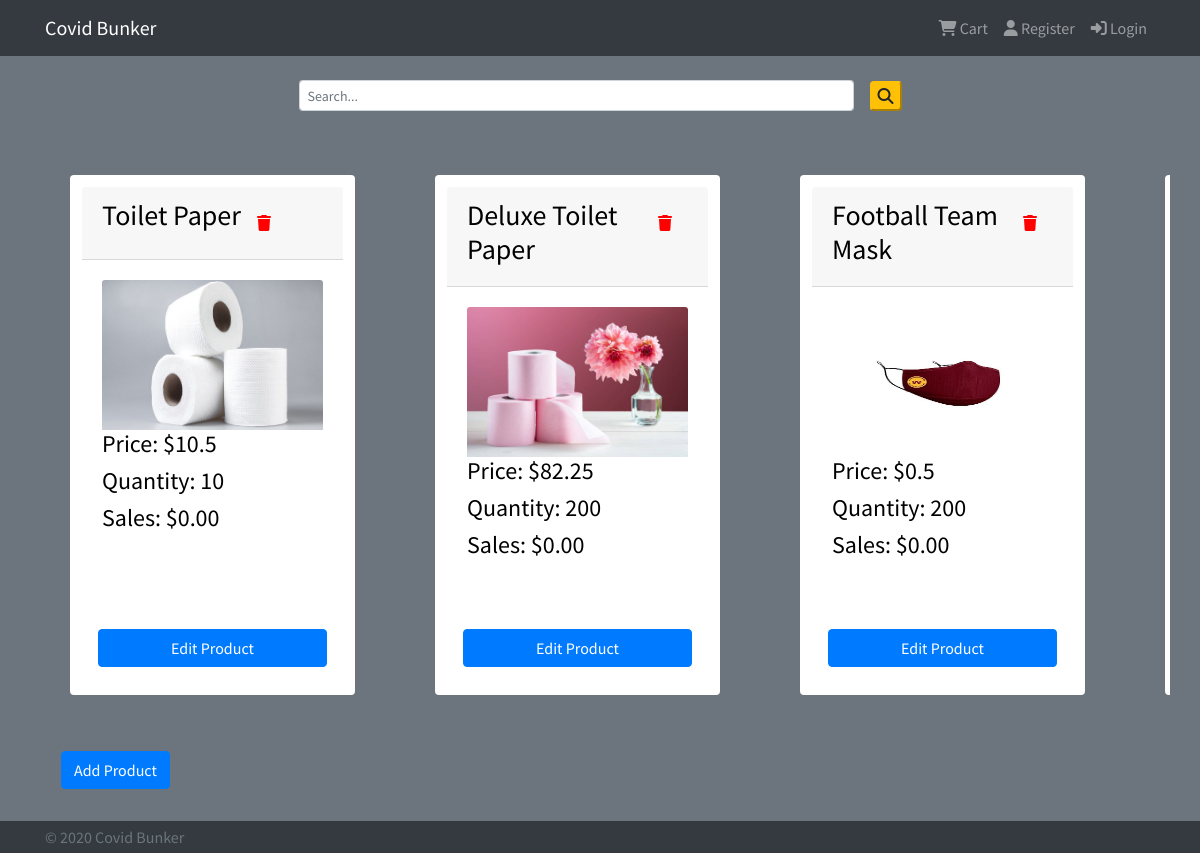
The page /admin/ on the database as committed earlier.
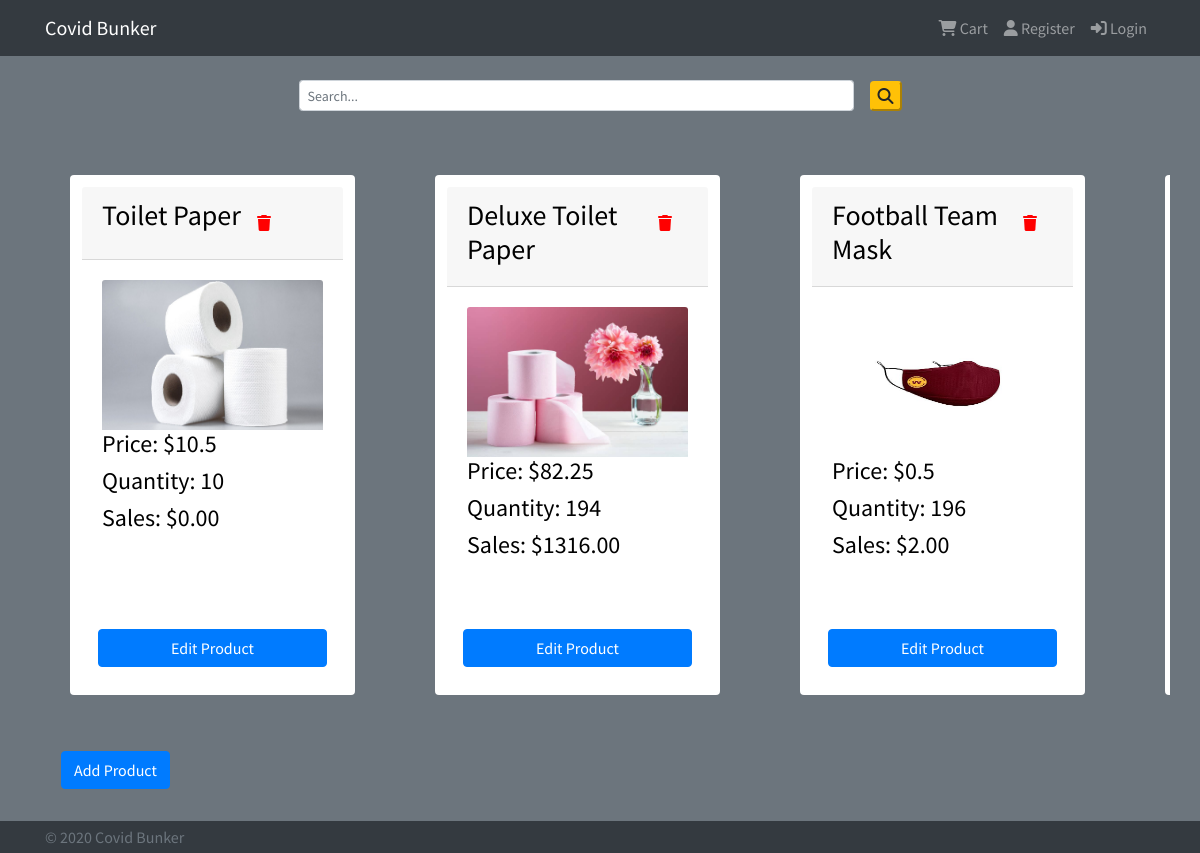
The same page on the database as committed later.
### tables this page shows
CREATE TABLE "Products" (
	"PID"	INTEGER,
	"Name"	TEXT NOT NULL,
	"Description"	TEXT,
	"Price"	REAL NOT NULL,
	"Qty"	INTEGER NOT NULL,
	"ImgURL"	TEXT NOT NULL,
	"Category"	TEXT,
	PRIMARY KEY("PID" AUTOINCREMENT)
);

### server.py (the view)
@app.route("/admin/", methods=['GET'])
def admin():
    conn = get_db()
    c = conn.cursor()
    products = c.execute('''
    SELECT * FROM Products;
    ''').fetchall()
    sales = {}
    urlsEdit = {}
    urlsDelete={}
    products_dict = map_product_query_results(products)
    for product in products_dict:
        sum = 0
        salePerItem = c.execute('''
        SELECT Qty, PricePer FROM ProductsSold WHERE PID=?;
        ''', (product['id'],)).fetchall()
        for singleSale in salePerItem:
            sum += int(singleSale[0])*float(singleSale[1])
        sales[product['id']] = "{:.2f}".format(sum)
        urlsEdit[product['id']] = url_for("admin_edit_product", PID=product['id'])
        urlsDelete[product['id']]= url_for("admin_delete_product", PID=product['id'])
    return render_template("admin.html", urlAddProduct=url_for("admin_add_product"), urlsForEditProduct=urlsEdit, urlsForDeleteProduct=urlsDelete, products=products_dict, sales=sales)

### server.py (called while the page is built)
def get_db():
    db = getattr(g, '_database', None)
    if db is None:
        db = g._database = sqlite3.connect(dbpath)
    return db

@app.teardown_appcontext
def close_connection(exception):
    db = getattr(g, '_database', None)
    if db is not None:
        db.close()

def map_product_query_results(products):
    return [{'id':product[0], 'name':product[1], 'description':product[2], 'price':product[3], 'quantity':product[4], 'img':product[5], 'category':product[6]} for product in products]

### templates/admin.html (shortened to what this page needs)
{% extends "base.html" %}
{% block logged_out %}
    {% if signed_in %}
    {% else %}
        {{ super() }}
    {% endif %}
{% endblock %}
{% block content %}
<div class="container">
    <div class="row hor-scroll">
            {%for product in products%}
            <div class="card col-md-3 card-scroll">
                <div class="card-header card-color card-header-flex">
                <h3>{{product['name']}}</h3>
                <a href="{{urlsForDeleteProduct[product['id']]}}">
                    <i class="fas fa-trash delete-button" ></i>
                </a>
                </div>
                <div class="card-body">
                <img class="card-img-top" src="/static/img/{{product['img']}}" alt="{{product['name']}}" width="12rem" height="150rem">
                <h4 class="card-text card-color"> Price: ${{product['price']}}</h4>
                    <h4 class="card-text card-color">Quantity: {{product['quantity']}} </h4>
                    <h4 class="card-text card-color">Sales: ${{sales[product['id']]}} </h4>
                </div>
                <a class="btn btn-primary admin-button" href="{{urlsForEditProduct[product['id']]}}" role="button">Edit Product</a>
            </div>
            {%endfor%}
    </div>
</div>
<div class="container">
    <a class="btn btn-primary admin-button" href="{{urlAddProduct}}" role="button">Add Product</a>
</div>
{% endblock %}

### templates/base.html (shortened to what this page needs)
<!DOCTYPE html>
<html lang="en">
<head>
    {% block bootstrap %}
    <link rel="stylesheet" href="https://maxcdn.bootstrapcdn.com/bootstrap/4.5.2/css/bootstrap.min.css">
    {% endblock %}
    {% block css %}
    <link rel="stylesheet" href="{{ url_for('static', filename='css/style.css') }}">
    {% endblock %}
</head>
<body class="bg-secondary">
    <header>
        {% block header %}
        <nav class="navbar navbar-expand-lg navbar-dark bg-dark ">
            <div class="container">
                <a class="navbar-brand" href="{{ url_for('home') }}">Covid Bunker</a>
                <div class="collapse navbar-collapse" id="navbarSupportedContent">
                    <ul class="nav navbar-nav navbar-right ml-auto">
                       <li class="nav-item"><a href="/cart/" id="cart-nav" class="nav-link"><i class="fas fa-shopping-cart"></i> Cart</a></li>
                        {% block logged_out %}
                        <li class="nav-item {% block register %}{% endblock %}"><a href="/register/" class="nav-link"><i class="fas fa-user"></i> Register</a></li>
                        <li class="nav-item {% block login %}{% endblock %}"><a href="/login/" class="nav-link"><i class="fas fa-sign-in-alt"></i> Login</a></li>
                        {% endblock %}
                    </ul>
                </div>
            </div>
        </nav>
        {% endblock %}
    </header>
    {% block search %}
    <div class="container pt-4 pb-4">
        <form class="form-inline d-flex justify-content-center md-form form-sm" action="/search/" method="GET">
          <input class="form-control form-control-sm mr-3 w-50" type="text" placeholder="Search..." aria-label="Search" name="s">
          <button type="submit" value="Submit" class="btn-warning rounded"><i class="fas fa-search" aria-hidden="true"></i></button>
        </form>
    </div>
    {% endblock %}
    <main class="text-light pb-5">
        {% block content %}
        {% endblock %}
    </main>
    {% block footer %}
    <footer class="footer fixed-bottom p-1 bg-dark">
        <div class="container">
            <span class="text-muted">&#169; 2020 Covid Bunker </span>
        </div>
    </footer>
    {% endblock %}
</body>
</html>

### static/css/style.css (style rules this page uses)
html, body { height: 100%; width: 100%; margin: 0; padding: 0; font-family: 'Source Sans Pro', sans-serif; }
.card-color { color: black; }
.hor-scroll { align-items: stretch; display: flex; flex-direction: row; flex-wrap: nowrap; overflow-x: auto; overflow-y: hidden; }
.card-scroll { max-width: 25%; padding: 0.75rem; margin: 2rem; border: 0; flex-basis: 25%; margin: 2.5rem; }
.admin-button { margin: 1rem; }
.delete-button { color: red; margin: 1rem; }
.card-header-flex { display: flex; flex-direction: row; }

Rows that differ between the two databases and show on the page:
changed Products "Deluxe Toilet Paper": quantity "200" → "194"; sales "0.00" → "1316.00"
changed Products "Football Team Mask": quantity "200" → "196"; sales "0.00" → "2.00"
